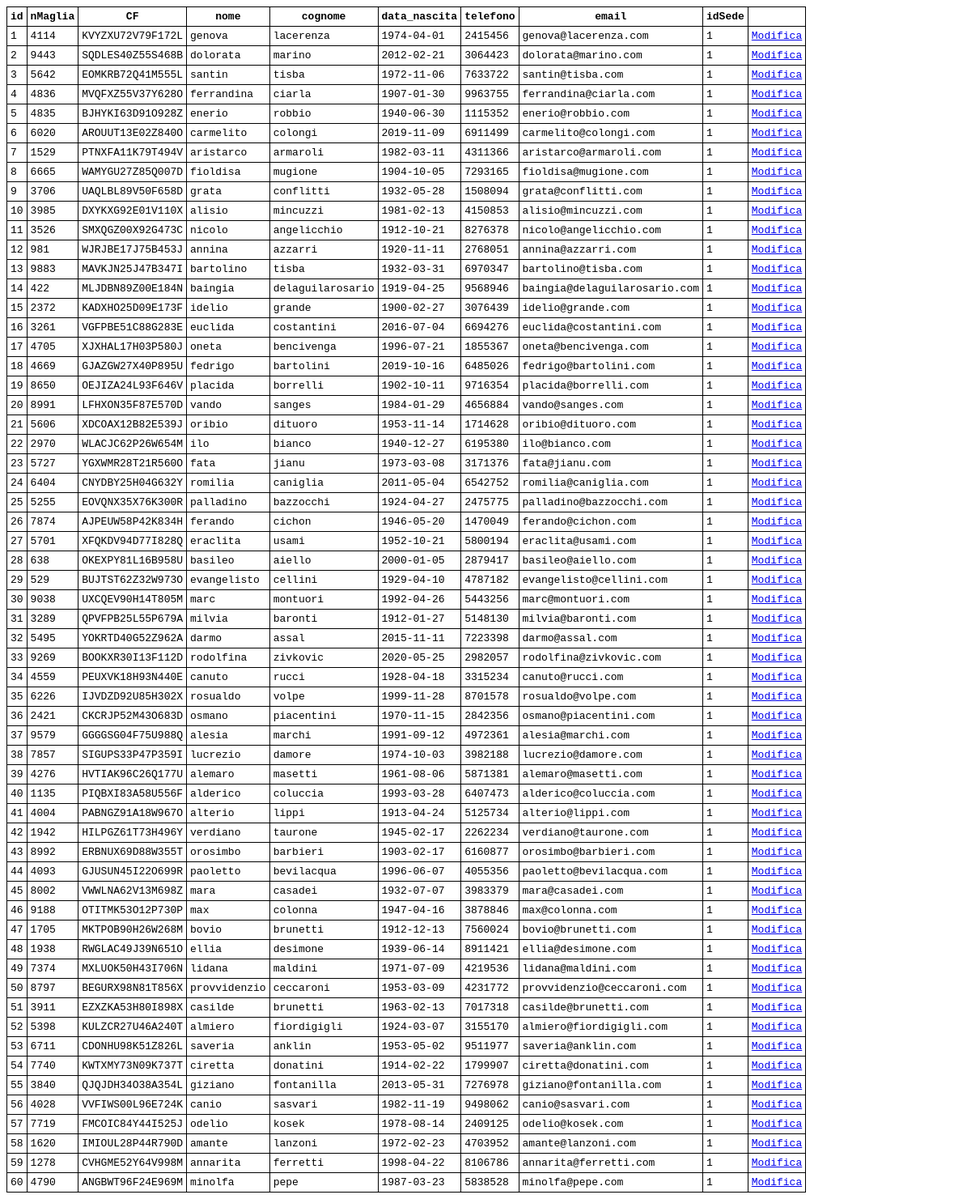
Before: /players with the older database file.
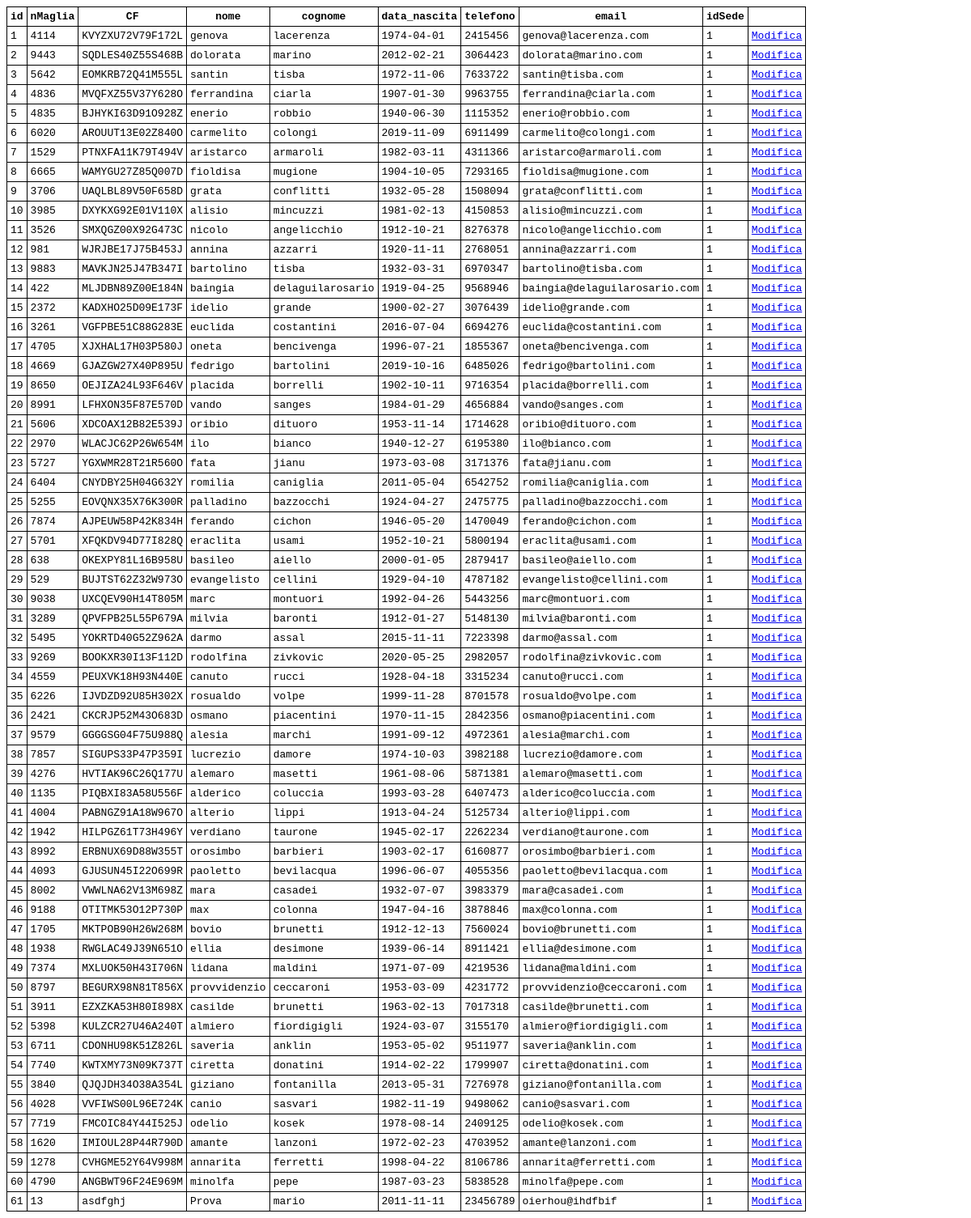
After: the same page with the newer database file.
### tables this page shows
CREATE TABLE GIOCATORE (
     id integer not null,
     nMaglia integer not null,
     CF char(64) not null,
     nome char(64) not null,
     cognome char(128) not null,
     data_nascita date not null,
     telefono integer not null,
     email char(128) not null,
     idSede integer not null,
     constraint ID primary key (id)
     foreign key (idSede) references SEDE);

### app.py (the view)
@app.route('/players')
def players_list():
    db_connection = get_db()
    db_cursor = db_connection.cursor()
    SEDE = None
    QUERY = f'select * from giocatore'
    PAGE_TITLE = 'Giocatori'
    BRANCHES = db_cursor.execute('select id, nome from sede').fetchall()
    if 'sede' in request.args:
        SEDE = str(request.args['sede'])
        if string_is_int(SEDE):
            QUERY = f'select * from giocatore where idSede = { SEDE }'
            nome_sede = db_cursor.execute(f'select nome from sede where id = { SEDE }').fetchone()[0]
            PAGE_TITLE = f'Giocatori - { nome_sede }'
    cols = get_cols(db_cursor, 'giocatore')
    players = db_cursor.execute(QUERY).fetchall()
    return render_template('view-table.html', \
        page_title = PAGE_TITLE, \
        cols = cols, \
        rows = players, \
        show_branch_selector = True, \
        branches = BRANCHES)

### app.py (called while the page is built)
def get_db():
    db = getattr(g, '_database', None)
    if db is None:
        db = g._database = sqlite3.connect('db.db')
    return db

def get_cols(db_cursor, table):
    cols = db_cursor.execute(f'pragma table_info({table})').fetchall()
    cols = [ c[1] for c in cols ]
    return cols

@app.teardown_appcontext
def close_connection(exception):
    db = getattr(g, '_database', None)
    if db is not None:
        db.close()

### templates/view-table.html (shortened to what this page needs)
<!DOCTYPE html>
<html>
<head>
</head>
<body>
<table>
	<thead>
		<tr>
			{% for c in cols %}
				<th>{{ c }}</th>
			{% endfor %}
		</tr>
	</thead>
	<tbody>
		{% for r in rows %}
			<tr>
				{% for val in r %}
					<td>{{ val }}</td>
				{% endfor %}
					<td><a href="/edit?table={{ table }}&id={{ r[0] }}">Modifica</a></td>
			</tr>
		{% endfor %}
	</tbody>
</table>
</body>
</html>

Changed rows visible on the page:
added GIOCATORE: r "61" "13" "1", CF "asdfghj", nome "Prova", cognome "mario", data_nascita "2011-11-11", telefono "23456789", email "oierhou@ihdfbif"
